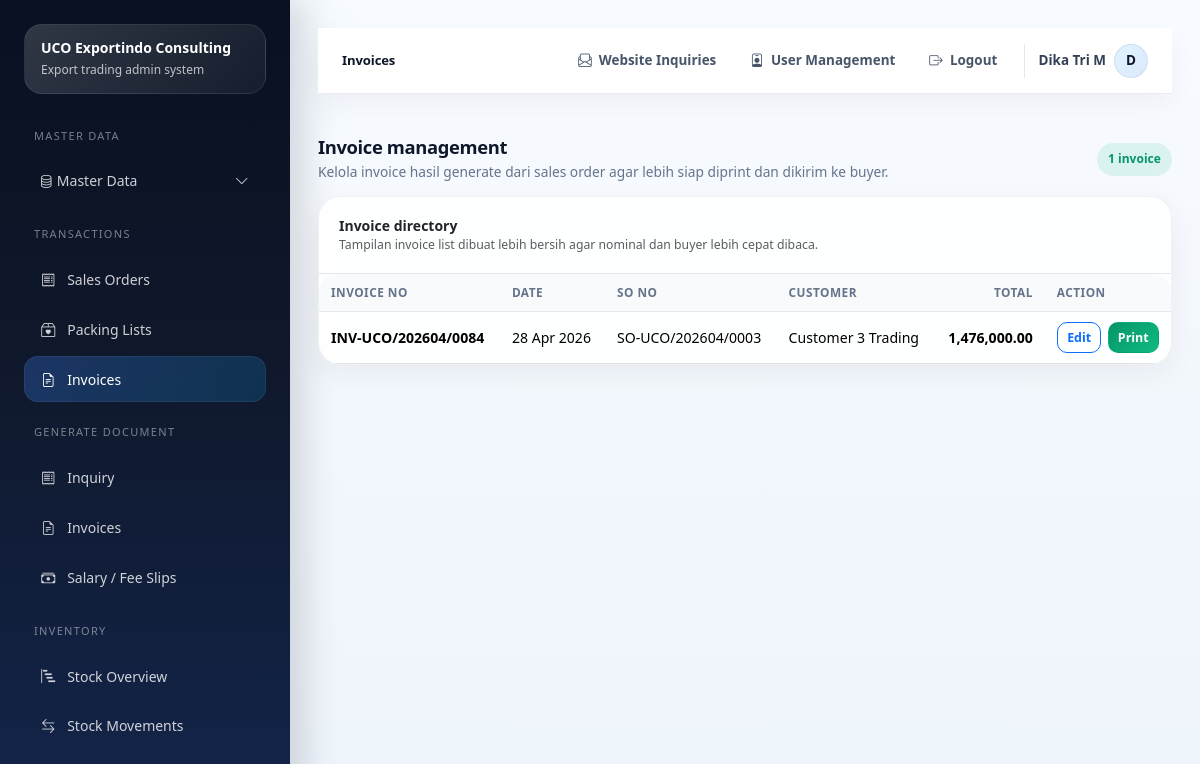
/index.php/transactions/invoices (signed in), run on the app's committed database.
### tables this page shows
CREATE TABLE IF NOT EXISTS `invoices` (
  `id` int NOT NULL AUTO_INCREMENT,
  `sales_order_id` int NOT NULL,
  `invoice_no` varchar(50) NOT NULL,
  `invoice_date` date NOT NULL,
  `notes` text,
  `total_amount` decimal(18,2) NOT NULL DEFAULT '0.00',
  `created_at` timestamp NULL DEFAULT CURRENT_TIMESTAMP,
  PRIMARY KEY (`id`),
  UNIQUE KEY `invoice_no` (`invoice_no`),
  KEY `fk_inv_so` (`sales_order_id`),
  CONSTRAINT `fk_inv_so` FOREIGN KEY (`sales_order_id`) REFERENCES `sales_orders` (`id`) ON DELETE CASCADE
);

CREATE TABLE IF NOT EXISTS `sales_orders` (
  `id` int NOT NULL AUTO_INCREMENT,
  `so_no` varchar(50) NOT NULL,
  `order_date` date NOT NULL,
  `customer_id` int NOT NULL,
  `currency_id` int DEFAULT NULL,
  `incoterm_id` int DEFAULT NULL,
  `payment_term_id` int DEFAULT NULL,
  `warehouse_id` int DEFAULT NULL,
  `destination_port` varchar(150) DEFAULT NULL,
  `remarks` text,
  `created_by` int DEFAULT NULL,
  `total_amount` decimal(18,2) NOT NULL DEFAULT '0.00',
  `status` enum('DRAFT','CONFIRMED','SHIPPED') NOT NULL DEFAULT 'DRAFT',
  `created_at` timestamp NULL DEFAULT CURRENT_TIMESTAMP,
  PRIMARY KEY (`id`),
  UNIQUE KEY `so_no` (`so_no`),
  KEY `fk_so_customer` (`customer_id`),
  KEY `fk_so_currency` (`currency_id`),
  KEY `fk_so_incoterm` (`incoterm_id`),
  KEY `fk_so_payment_term` (`payment_term_id`),
  KEY `fk_so_warehouse` (`warehouse_id`),
  KEY `fk_so_user` (`created_by`),
  CONSTRAINT `fk_so_currency` FOREIGN KEY (`currency_id`) REFERENCES `currencies` (`id`) ON DELETE SET NULL,
  CONSTRAINT `fk_so_customer` FOREIGN KEY (`customer_id`) REFERENCES `customers` (`id`),
  CONSTRAINT `fk_so_incoterm` FOREIGN KEY (`incoterm_id`) REFERENCES `incoterms` (`id`) ON DELETE SET NULL,
  CONSTRAINT `fk_so_payment_term` FOREIGN KEY (`payment_term_id`) REFERENCES `payment_terms` (`id`) ON DELETE SET NULL,
  CONSTRAINT `fk_so_user` FOREIGN KEY (`created_by`) REFERENCES `users` (`id`) ON DELETE SET NULL,
  CONSTRAINT `fk_so_warehouse` FOREIGN KEY (`warehouse_id`) REFERENCES `warehouses` (`id`) ON DELETE SET NULL
);

CREATE TABLE IF NOT EXISTS `customers` (
  `id` int NOT NULL AUTO_INCREMENT,
  `customer_code` varchar(50) DEFAULT NULL,
  `company_name` varchar(150) NOT NULL,
  `pic_name` varchar(100) DEFAULT NULL,
  `email` varchar(100) DEFAULT NULL,
  `phone` varchar(50) DEFAULT NULL,
  `address` text,
  `country` varchar(100) DEFAULT NULL,
  `is_active` tinyint(1) NOT NULL DEFAULT '1',
  PRIMARY KEY (`id`)
);

### application/core/MY_Controller.php (called while the page is built, shortened)
<?php
class MY_Controller extends CI_Controller
{
    protected $user;
    public function __construct()
    {
        $this->user = $this->session->userdata('user');
    }
    protected function render($view, $data = [], $layout = 'admin')
    {
        $data['current_user'] = $this->user;
        $this->load->view('templates/admin_header', $data);
        $this->load->view($view, $data);
        $this->load->view('templates/admin_footer', $data);
    }
}

### application/controllers/Transactions.php (called while the page is built, shortened)
<?php
class Transactions extends MY_Controller
{
    public function invoices()
    {
        $data['page_title'] = 'Invoices';
        $data['edit'] = $this->input->get('edit') ? $this->inv->get($this->input->get('edit')) : null;
        $data['rows'] = $this->inv->rows();
        $this->render('admin/transactions/invoices', $data);
    }
}

### index.php (called while the page is built, shortened)
<?php
require BASEPATH . 'core/CodeIgniter.php';

### application/models/Invoice_model.php (called while the page is built, shortened)
<?php
class Invoice_model extends CI_Model
{
    public function rows()
    {
        return $this->db->query("SELECT inv.*, so.so_no, c.company_name FROM invoices inv LEFT JOIN sales_orders so ON so.id=inv.sales_order_id LEFT JOIN customers c ON c.id=so.customer_id ORDER BY inv.id DESC")->result_array();
    }
}

### application/helpers/uco_helper.php (called while the page is built, shortened)
<?php
function e($str)
{
    return htmlspecialchars((string)$str, ENT_QUOTES, 'UTF-8');
}
function format_date_id($date)
{
    return date('d M Y', strtotime($date));
}
function format_money($amount, $decimals = 2)
{
    return number_format((float)$amount, $decimals, '.', ',');
}

### application/views/admin/transactions/invoices.php (the view, shortened to what this page needs)
<div class="section-block">
    <div class="section-head">
        <div>
            <h3>Invoice management</h3>
            <p>Kelola invoice hasil generate dari sales order agar lebih siap diprint dan dikirim ke buyer.</p>
        </div>
        <span class="badge-soft badge-soft-success"><?= is_array($rows) ? count($rows) : 0; ?> invoice</span>
    </div>
    <div class="card shadow-sm">
        <div class="card-header">
            <strong>Invoice directory</strong>
            <div class="text-muted small">Tampilan invoice list dibuat lebih bersih agar nominal dan buyer lebih cepat dibaca.</div>
        </div>
        <div class="card-body p-0">
            <div class="table-responsive">
                <table class="table table-sm mb-0 align-middle">
                    <thead>
                        <tr>
                            <th>Invoice No</th>
                            <th>Date</th>
                            <th>SO No</th>
                            <th>Customer</th>
                            <th class="text-end">Total</th>
                            <th class="action-cell">Action</th>
                        </tr>
                    </thead>
                    <tbody>
                        <?php if (!$rows): ?>
                            <tr><td colspan="6" class="empty-state">Belum ada data invoice.</td></tr>
                        <?php else: foreach ($rows as $row): ?>
                            <tr>
                                <td class="fw-semibold"><?= e($row['invoice_no']); ?></td>
                                <td><?= format_date_id($row['invoice_date']); ?></td>
                                <td><?= e($row['so_no']); ?></td>
                                <td><?= e($row['company_name']); ?></td>
                                <td class="text-end fw-semibold"><?= format_money($row['total_amount']); ?></td>
                                <td class="action-cell">
                                    <div class="table-action-group">
                                        <a href="<?= site_url('transactions/invoices?edit=' . $row['id']); ?>" class="btn btn-sm btn-outline-primary">Edit</a>
                                        <a href="<?= site_url('transactions/print-invoice/' . $row['id']); ?>" target="_blank" class="btn btn-sm btn-success">Print</a>
                                    </div>
                                </td>
                            </tr>
                        <?php endforeach; endif; ?>
                    </tbody>
                </table>
            </div>
        </div>
    </div>
</div>

### assets/css2/app.css (style rules this page uses)
:root { --uco-navy: #0f172a; --uco-navy-2: #111c44; --uco-blue: #1d4ed8; --uco-cyan: #0ea5e9; --uco-green: #10b981; --uco-warning: #f59e0b; --uco-danger: #ef4444; --uco-light: #f8fafc; --uco-line: #e2e8f0; --uco-text: #0f172a; --uco-muted: #64748b; --uco-card: #ffffff; --uco-shadow: 0 20px 45px rgba(15, 23, 42, .08); }
html, body { height: 100%; }
body { font-size: 14px; color: var(--uco-text); background: radial-gradient(circle at top left, rgba(14, 165, 233, .08), transparent 26%), linear-gradient(180deg, #f8fbff 0%, #eef4fb 100%); }
a { text-decoration: none; }
.glass-card, .card, .login-card, .public-soft-card { border: 1px solid rgba(15, 23, 42, .06) !important; border-radius: 22px !important; box-shadow: var(--uco-shadow) !important; }
.card, .glass-card { background: rgba(255,255,255,.9); overflow: hidden; }
.card .card-header { background: transparent !important; border-bottom: 1px solid var(--uco-line); padding: 18px 20px; }
.card .card-body { padding: 20px; }
.table-responsive { border-radius: 18px; }
.table-sm td, .table-sm th { vertical-align: middle; padding: .85rem .9rem; }
.table thead th { background: #f8fafc; color: #334155; font-size: 12px; text-transform: uppercase; letter-spacing: .03em; border-bottom: 1px solid var(--uco-line); }
.badge-soft { padding: .45rem .7rem; border-radius: 999px; font-weight: 600; font-size: 12px; }
.badge-soft-success { background: rgba(16,185,129,.12); color: #059669; }
.section-block { margin-bottom: 24px; }
.section-head { display: flex; justify-content: space-between; gap: 14px; align-items: end; margin-bottom: 14px; }
.section-head h3 { font-size: 1.05rem; margin: 0; font-weight: 700; }
.section-head p { margin: 4px 0 0; color: var(--uco-muted); font-size: 13px; }
.btn { border-radius: 14px; padding: .62rem 1rem; font-weight: 600; }
.btn-success { background: linear-gradient(135deg, #059669, #10b981); border-color: transparent; }
.table-action-group { display: flex; flex-wrap: wrap; gap: 8px; }

### application/views/templates/admin_header.php (style rules this page uses)
html { overflow-y: scroll; }
body { overflow-x: hidden; }
.section-block { margin-bottom: 1.35rem; }
.section-head { display: flex; align-items: center; justify-content: space-between; gap: 1rem; margin-bottom: .85rem; }
.section-head h3 { margin-bottom: .15rem; font-size: 1.15rem; font-weight: 800; letter-spacing: -.02em; }
.section-head p { margin-bottom: 0; font-size: .86rem; color: #64748b; }
.card { border: 1px solid rgba(15, 23, 42, .08); border-radius: 18px; }
.card.shadow-sm { box-shadow: 0 10px 30px rgba(15, 23, 42, .055) !important; }
.card-body { padding: 1.1rem; }
.btn { border-radius: 11px; font-weight: 700; display: inline-flex; align-items: center; justify-content: center; gap: .35rem; }
.btn-sm { min-height: 31px; padding: .28rem .58rem; border-radius: 10px; font-size: .78rem; line-height: 1.1; white-space: nowrap; }
.table-responsive { overflow-x: auto; }
.table { --bs-table-bg: transparent; font-size: .88rem; }
.table> :not(caption)>*>* { padding: .62rem .75rem; vertical-align: middle; }
.table thead th { font-size: .74rem; text-transform: uppercase; letter-spacing: .04em; color: #64748b; background: #f8fafc; border-bottom: 1px solid #e2e8f0; white-space: nowrap; }
.table-action-group, .action-buttons { display: inline-flex; align-items: center; flex-wrap: nowrap; gap: .38rem; white-space: nowrap; }
.table td.action-cell, .table th.action-cell { width: 1%; white-space: nowrap; }

### data on the page
invoices: invoice_no "INV-UCO/202604/0084", invoice_date "28 Apr 2026", sales_order.so_no "SO-UCO/202604/0003", customers.company_name "Customer 3 Trading", total_amount "1,476,000.00"

### other printed values
$page_title "Invoices"
isset($u['nama']) ? $u['nama'] : 'Admin' "Dika Tri M"
substr((string)(isset($u['nama']) ? $u['nama'] : 'A'), 0, 1) "D"
count($rows) "1"
